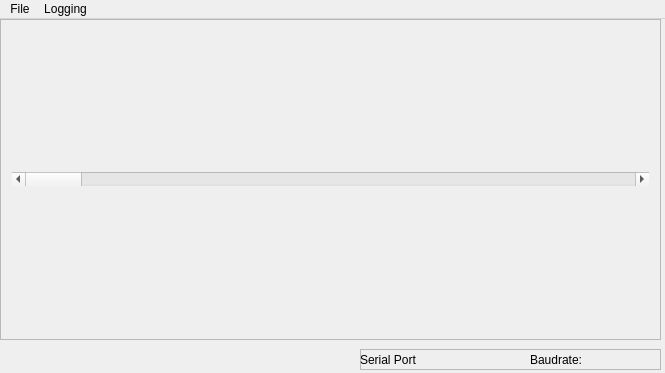
<?xml version="1.0" encoding="UTF-8"?>
<ui version="4.0">
 <class>MainWindow</class>
 <widget class="QMainWindow" name="MainWindow">
  <property name="geometry">
   <rect>
    <x>0</x>
    <y>0</y>
    <width>665</width>
    <height>373</height>
   </rect>
  </property>
  <property name="windowTitle">
   <string>MainWindow</string>
  </property>
  <widget class="QWidget" name="centralWidget">
   <property name="enabled">
    <bool>true</bool>
   </property>
   <property name="layoutDirection">
    <enum>Qt::LeftToRight</enum>
   </property>
   <widget class="QFrame" name="frame">
    <property name="geometry">
     <rect>
      <x>0</x>
      <y>0</y>
      <width>661</width>
      <height>321</height>
     </rect>
    </property>
    <property name="frameShape">
     <enum>QFrame::StyledPanel</enum>
    </property>
    <property name="frameShadow">
     <enum>QFrame::Raised</enum>
    </property>
    <layout class="QVBoxLayout" name="verticalLayout">
     <item>
      <widget class="QScrollBar" name="horizontalScrollBar">
       <property name="orientation">
        <enum>Qt::Horizontal</enum>
       </property>
      </widget>
     </item>
    </layout>
   </widget>
   <widget class="QFrame" name="frame_2">
    <property name="geometry">
     <rect>
      <x>360</x>
      <y>330</y>
      <width>301</width>
      <height>21</height>
     </rect>
    </property>
    <property name="frameShape">
     <enum>QFrame::StyledPanel</enum>
    </property>
    <property name="frameShadow">
     <enum>QFrame::Raised</enum>
    </property>
    <widget class="QLabel" name="label">
     <property name="geometry">
      <rect>
       <x>170</x>
       <y>0</y>
       <width>61</width>
       <height>22</height>
      </rect>
     </property>
     <property name="text">
      <string>Baudrate:</string>
     </property>
    </widget>
    <widget class="QLabel" name="label_2">
     <property name="geometry">
      <rect>
       <x>0</x>
       <y>0</y>
       <width>71</width>
       <height>22</height>
      </rect>
     </property>
     <property name="text">
      <string>Serial Port</string>
     </property>
    </widget>
    <widget class="QLabel" name="lbl_Baudrate">
     <property name="geometry">
      <rect>
       <x>240</x>
       <y>0</y>
       <width>59</width>
       <height>20</height>
      </rect>
     </property>
     <property name="text">
      <string/>
     </property>
    </widget>
    <widget class="QLabel" name="lbl_SerialPort">
     <property name="geometry">
      <rect>
       <x>80</x>
       <y>1</y>
       <width>59</width>
       <height>20</height>
      </rect>
     </property>
     <property name="text">
      <string/>
     </property>
    </widget>
   </widget>
  </widget>
  <widget class="QMenuBar" name="menuBar">
   <property name="geometry">
    <rect>
     <x>0</x>
     <y>0</y>
     <width>665</width>
     <height>19</height>
    </rect>
   </property>
   <widget class="QMenu" name="menuFile">
    <property name="title">
     <string>File</string>
    </property>
    <addaction name="actionQuit"/>
   </widget>
   <widget class="QMenu" name="menuLogging">
    <property name="title">
     <string>Logging</string>
    </property>
    <addaction name="actionStart"/>
    <addaction name="actionStop"/>
    <addaction name="separator"/>
    <addaction name="actionSettings"/>
   </widget>
   <addaction name="menuFile"/>
   <addaction name="menuLogging"/>
  </widget>
  <action name="actionStart">
   <property name="text">
    <string>Start</string>
   </property>
  </action>
  <action name="actionStop">
   <property name="text">
    <string>Stop</string>
   </property>
  </action>
  <action name="actionSettings">
   <property name="text">
    <string>Settings</string>
   </property>
  </action>
  <action name="actionQuit">
   <property name="text">
    <string>Quit</string>
   </property>
  </action>
 </widget>
 <layoutdefault spacing="6" margin="11"/>
 <resources/>
 <connections/>
</ui>
